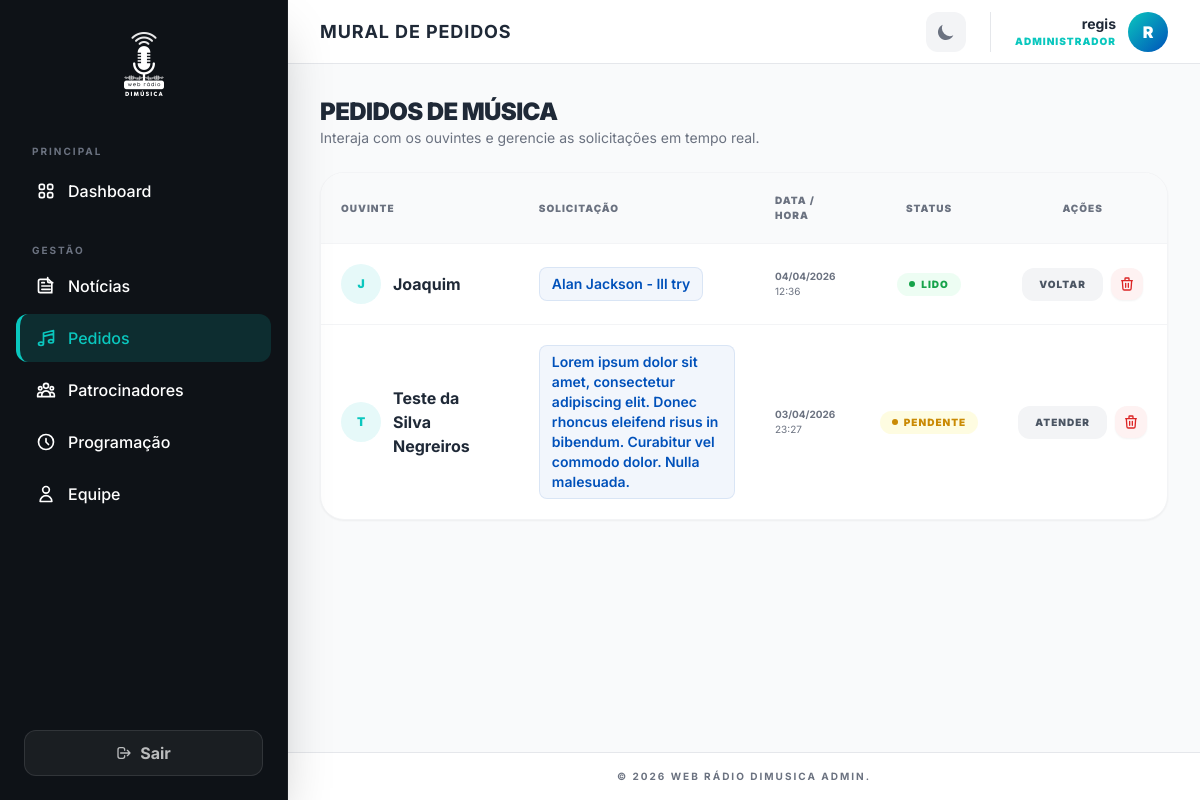
The app's page /painel/pedidos/ (signed in), older data.
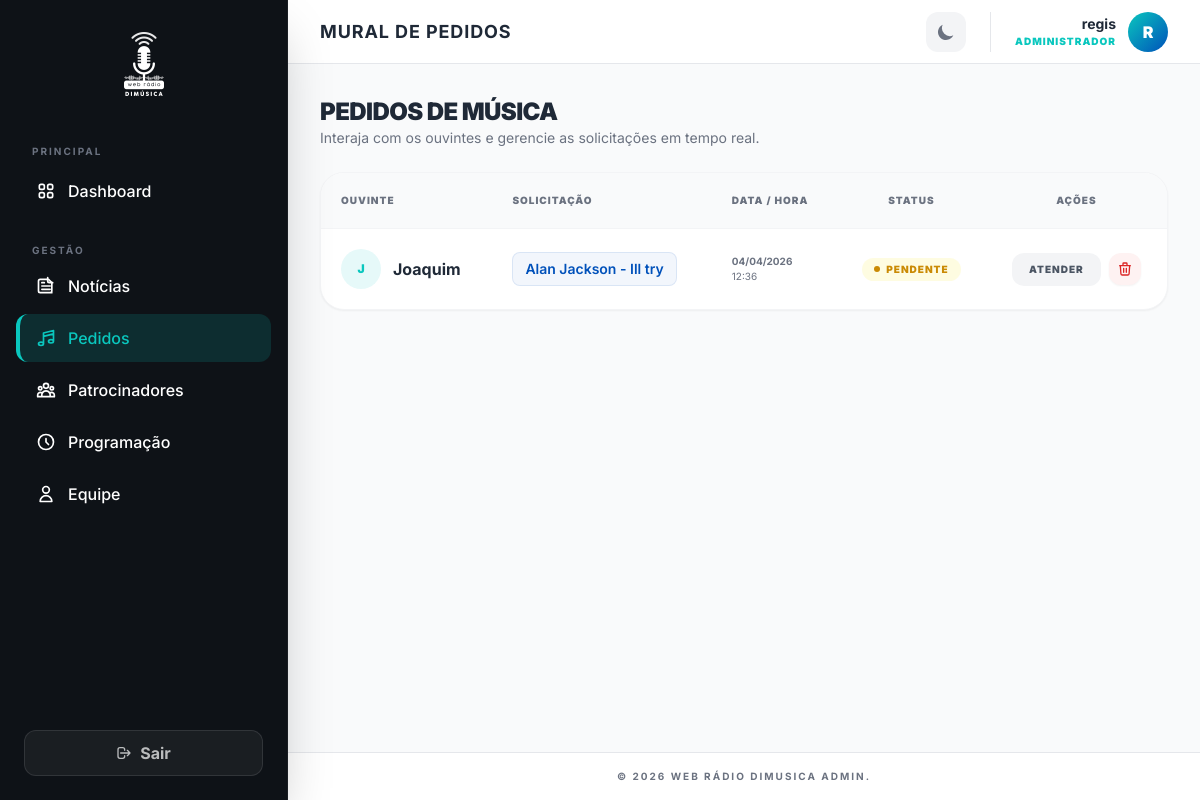
The same page, newer data.
### core/models.py (models this page shows, shortened)
class PedidoMusica(models.Model):
    nome_ouvinte = models.CharField(max_length=150)
    pedido = models.CharField(max_length=255)
    lido = models.BooleanField(default=False)
    criado_em = models.DateTimeField(auto_now_add=True)
    class Meta:
        ordering = ['-criado_em']

### webadmin/views.py (the view)
# urls.py: path('pedidos/', views.pedidos_list, name='admin_pedidos_list'),
@login_required(login_url='admin_login')
def pedidos_list(request):
    pedidos = PedidoMusica.objects.all()
    return render(request, 'webadmin/pedidos_list.html', {'pedidos': pedidos})

### webadmin/templates/webadmin/pedidos_list.html (shortened to what the changed rows need)
{% extends 'webadmin/base.html' %}
{% block page_title %}Mural de Pedidos{% endblock %}
{% block content %}
<div class="space-y-6">
    <div class="flex flex-col sm:flex-row justify-between items-start sm:items-center gap-4">
        <div>
            <h2 class="text-2xl font-black text-gray-800 dark:text-white uppercase tracking-tight">Pedidos de Música</h2>
        </div>
    </div>
    <div class="bg-white dark:bg-dark-lighter rounded-3xl border border-gray-100 dark:border-white/5 shadow-sm overflow-hidden">
        <div class="overflow-x-auto">
            <table class="w-full text-left border-collapse">
                <thead>
                    <tr class="bg-gray-50 dark:bg-white/5 text-gray-500 dark:text-gray-400">
                        <th class="p-5 text-[10px] font-black uppercase tracking-widest border-b border-gray-100 dark:border-white/5">Ouvinte</th>
                        <th class="p-5 text-[10px] font-black uppercase tracking-widest border-b border-gray-100 dark:border-white/5">Solicitação</th>
                        <th class="p-5 text-[10px] font-black uppercase tracking-widest border-b border-gray-100 dark:border-white/5 hidden md:table-cell">Data / Hora</th>
                        <th class="p-5 text-[10px] font-black uppercase tracking-widest border-b border-gray-100 dark:border-white/5 text-center">Status</th>
                        <th class="p-5 text-[10px] font-black uppercase tracking-widest border-b border-gray-100 dark:border-white/5 text-center">Ações</th>
                    </tr>
                </thead>
                <tbody class="divide-y divide-gray-100 dark:divide-white/5">
                    {% for pedido in pedidos %}
                    <tr class="hover:bg-gray-50/50 dark:hover:bg-white/5 transition-colors group">
                        <td class="p-5">
                            <div class="flex items-center gap-3">
                                <div class="w-10 h-10 rounded-full bg-teal/10 text-teal flex items-center justify-center font-black uppercase text-xs shrink-0">
                                    {{ pedido.nome_ouvinte|first }}
                                </div>
                                <span class="text-gray-800 dark:text-white font-bold">{{ pedido.nome_ouvinte }}</span>
                            </div>
                        </td>
                        <td class="p-5">
                            <div class="max-w-xs sm:max-w-md">
                                <span class="bg-primary/5 text-primary dark:text-teal dark:bg-teal/5 px-3 py-1.5 rounded-lg text-sm font-semibold break-words inline-block border border-primary/10 dark:border-teal/10">
                                    {{ pedido.pedido }}
                                </span>
                            </div>
                        </td>
                        <td class="p-5 hidden md:table-cell">
                             <div class="flex flex-col text-[10px] text-gray-500 dark:text-gray-400">
                                <span class="font-bold">{{ pedido.criado_em|date:"d/m/Y" }}</span>
                                <span>{{ pedido.criado_em|date:"H:i" }}</span>
                            </div>
                        </td>
                        <td class="p-5">
                            <div class="flex justify-center">
                                {% if pedido.lido %}
                                <span class="flex items-center gap-1.5 px-3 py-1 bg-green-100/50 dark:bg-green-900/20 text-green-600 dark:text-green-400 text-[10px] font-black uppercase tracking-widest rounded-full">
                                    <span class="w-1.5 h-1.5 bg-green-600 dark:bg-green-400 rounded-full"></span>
                                    Lido
                                </span>
                                {% else %}
                                <span class="flex items-center gap-1.5 px-3 py-1 bg-yellow-100/50 dark:bg-yellow-900/20 text-yellow-600 dark:text-yellow-400 text-[10px] font-black uppercase tracking-widest rounded-full animate-pulse">
                                    <span class="w-1.5 h-1.5 bg-yellow-600 dark:bg-yellow-400 rounded-full"></span>
                                    Pendente
                                </span>
                                {% endif %}
                            </div>
                        </td>
                        <td class="p-5">
                            <div class="flex items-center justify-center gap-2">
                                <form action="{% url 'admin_pedido_marcar_lido' pedido.pk %}" method="post">
                                    <button type="submit"
                                        class="px-4 py-2 bg-gray-100 dark:bg-white/5 text-gray-600 dark:text-gray-400 rounded-xl text-[10px] font-black uppercase tracking-widest hover:bg-teal hover:text-dark transition-all border border-transparent hover:border-teal/20"
                                        title="Marcar como lido">
                                        {% if pedido.lido %}Voltar{% else %}Atender{% endif %}
                                    </button>
                                </form>
                                <form action="{% url 'admin_pedido_delete' pedido.pk %}" method="post">
                                    <button type="button" onclick="openDeleteModal(this.parentElement, 'o pedido de {{ pedido.nome_ouvinte|escapejs }}')"
                                        class="p-2 rounded-xl bg-red-50 dark:bg-red-900/20 text-red-600 dark:text-red-400 hover:bg-red-600 hover:text-white transition-all shadow-sm" title="Excluir">
                                        <svg class="w-4 h-4" fill="none" stroke="currentColor" viewBox="0 0 24 24"><path stroke-linecap="round" stroke-linejoin="round" stroke-width="2" d="M19 7l-.867 12.142A2 2 0 0116.138 21H7.862a2 2 0 01-1.995-1.858L5 7m5 4v6m4-6v6m1-10V4a1 1 0 00-1-1h-4a1 1 0 00-1 1v3M4 7h16" /></svg>
                                    </button>
                                </form>
                            </div>
                        </td>
                    </tr>
                    {% endfor %}
                </tbody>
            </table>
        </div>
    </div>
</div>
{% endblock %}

Row changes from the older to the newer data that the page shows:
removed PedidoMusica: nome_ouvinte|first "T", nome_ouvinte "Teste da Silva Negreiros", pedido "Lorem ipsum dolor sit amet, consectetur adipiscing elit. Donec rhoncus eleifend risus in bibendum. Curabitur vel commodo dolor. Nulla malesuada.", criado_em "03/04/2026", criado_em "23:27", lido False (drawn)
changed PedidoMusica "Joaquim": lido "LIDO VOLTAR" → "PENDENTE ATENDER"
